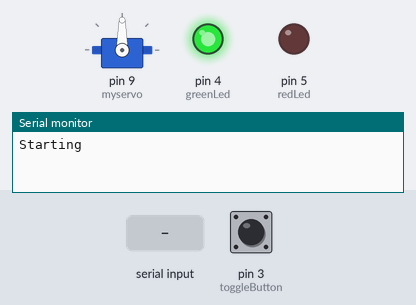
Bench run of a sketch on a simulated Arduino Uno, built with avr-gcc and run on an emulated ATmega328P. On the bench: servo, output pins drawn as LEDs (lit = HIGH), the last lines printed to the serial monitor. The test bench sets the inputs (shaded band); at power-on: pin 3 (toggleButton) LOW.

Above: at 1.2 s.
1.3 s: pin 3 (toggleButton) pulled HIGH for 3.2 s
At 5.0 s:
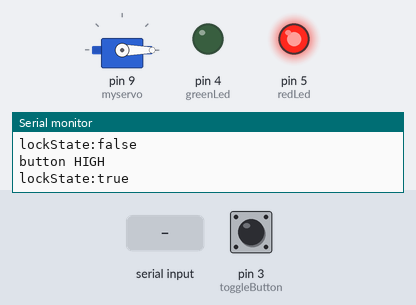
7.8 s: "." received over Serial
At 8.25 s:
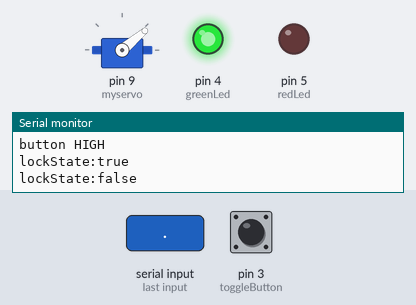
9.8 s: "L" received over Serial
At 10.32 s:
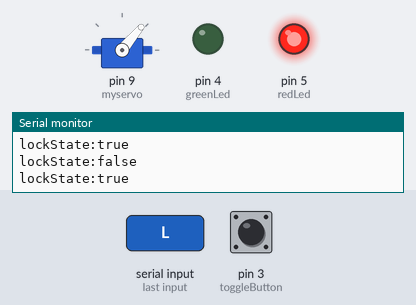
Timing chart, 0 to 12.8 s (numbered marks = the images above; inputs shaded):
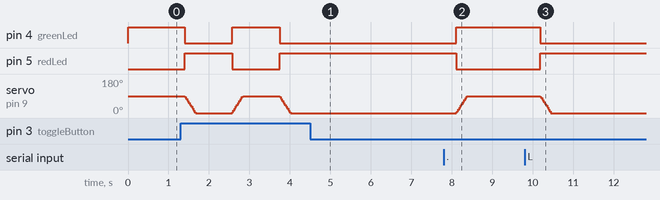

Measured:
- after the input at 1.3 s, pin 4 (greenLed): HIGH → LOW after 0.10 s, → HIGH 1.2 s later, → LOW 1.2 s later; pin 5 (redLed): LOW → HIGH after 0.10 s, → LOW 1.2 s later, → HIGH 1.2 s later
- after the input at 7.8 s, pin 4 (greenLed): LOW → HIGH after 0.32 s; pin 5 (redLed): HIGH → LOW after 0.32 s; servo on pin 9 (myservo): moves from 0° to 90° over 0.26 s, starting after 0.32 s
- after the input at 9.8 s, pin 4 (greenLed): HIGH → LOW after 0.39 s; pin 5 (redLed): LOW → HIGH after 0.39 s; servo on pin 9 (myservo): moves from 90° to 0° over 0.26 s, starting after 0.39 s

The sketch:

arduinoDoorControl.ino
```cpp
#include <Servo.h>


Servo myservo;

boolean lockState = false;


volatile int pos = 90;

int lockedAngle = pos;
int unlockedAngle = 0;
int theta = 5;

const int toggleButton = 3;

const int greenLed = 4;
const int redLed = 5;

volatile int toggleRead = 0;
int digitick = 0;


void unlock(){

  lockState = false;
  digitalWrite(redLed,LOW);
  digitalWrite(greenLed, HIGH);
  //Serial.println("unlocked");
  Serial.print("lockState:");
  if(lockState){
  Serial.println("true");
  }else{
    Serial.println("false");
  }
  while(pos < lockedAngle){
    pos+=theta;
    myservo.write(pos);
    //Serial.println(pos);
    delay(15);
  }
  delay(200);

}

void lock(){

 lockState = true;
  digitalWrite(greenLed, LOW);
  digitalWrite(redLed, HIGH);
  //Serial.println("locked");
  Serial.print("lockState:");
  if(lockState){
  Serial.println("true");
  }else{
  Serial.println("false");
  }
  while(pos>unlockedAngle){
    pos-=theta;
    myservo.write(pos);
    //Serial.println(pos);
    delay(15);
  }
  delay(200);

}

void lockToggle(){
 if(lockState){
    unlock();
 }else{
  lock();
 }


}

void setInterruptFlag(){
 toggleRead = 1;
}


void setup(){
  Serial.begin(9600);
  myservo.attach(9);
  //pinMode(unlockButton, INPUT);
  //pinMode(lockButton, INPUT);

  pinMode(toggleButton, INPUT);

  //attachInterrupt(3, setInterruptFlag, RISING);

  pinMode(greenLed, OUTPUT);
  pinMode(redLed, OUTPUT);
  myservo.write(pos);
  digitalWrite(greenLed, HIGH);
  Serial.println("Starting");
}


void loop(){
  //unlocked = digitalRead(unlockButton);
  //locked = digitalRead(lockButton);

  //toggleRead = digitalRead(toggleButton);


 byte val = 0;


while(Serial.available()) {
  val = Serial.read();
  //Serial.println(val);
  delay(200);

  if (val == 'e'){
   Serial.println("exit");
  }else if(val == '.'){
    //Serial.println(".");
     lockToggle();
  }else if(val == 'U'){
    //Serial.println("unlocking via remote command");
      unlock();
  }else if(val == 'L'){
    //Serial.println("locking via remote command");
      lock();
  }else if(val == '?'){
      if(lockState){
        Serial.println("lockstate:true");
      }else{
        Serial.println("lockstate:false");
      }

  }

  delay(200);
}


  delay(200);


  if(digitalRead(3) == HIGH){
    Serial.println("button HIGH");
    //digitick+=1;
    digitalWrite(redLed, HIGH);
    lockToggle();

    delay(500);

  }

}
```
